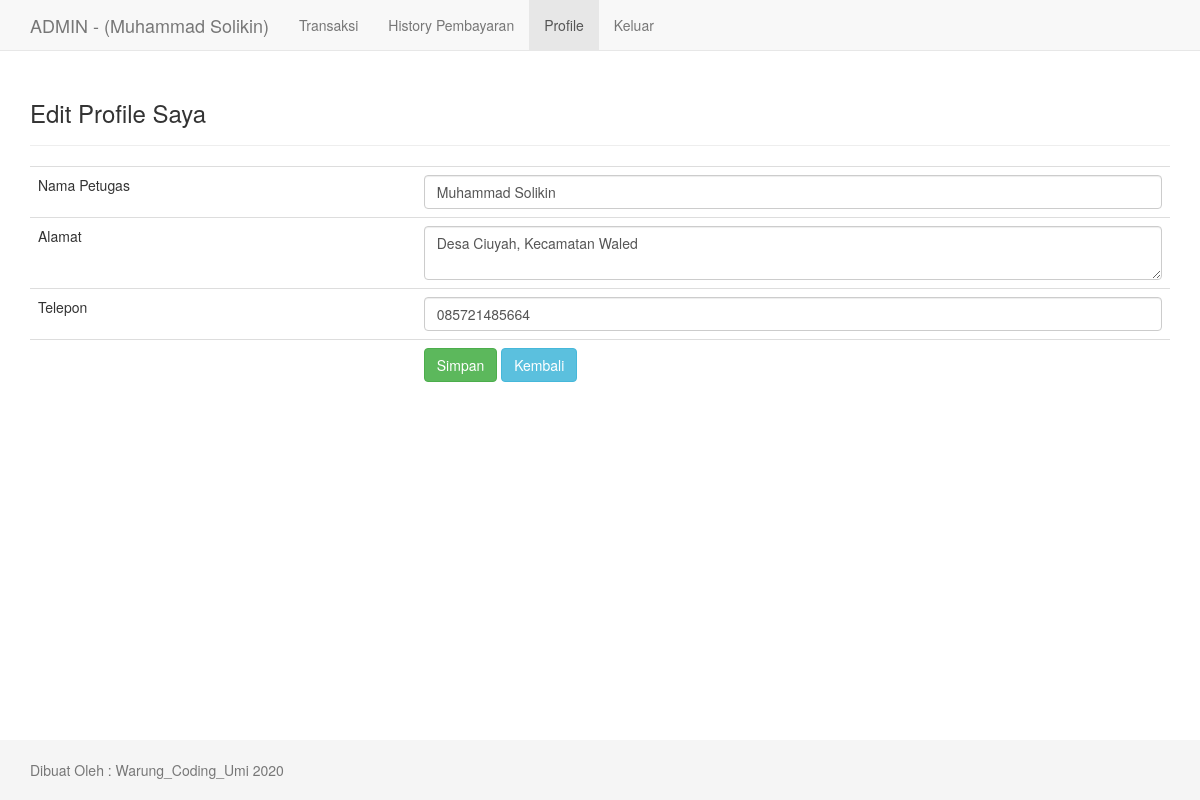
Page /petugas/edit_profile.php (signed in) on the committed database.
### tables this page shows
CREATE TABLE `tb_petugas` (
  `id_petugas` int(11) NOT NULL,
  `username` varchar(35) NOT NULL,
  `password` varchar(50) NOT NULL,
  `nama_petugas` varchar(35) NOT NULL,
  `alamat` varchar(100) NOT NULL,
  `telepon` varchar(15) NOT NULL,
  `level` enum('admin','petugas') NOT NULL
);

### petugas/edit_profile.php (the view, shortened to what this page needs)
<?php
    include "../inc/koneksi.php";
    $qprofil = mysqli_query($konek, "SELECT * FROM tb_petugas WHERE id_petugas='$_SESSION[id]'");
    $profil = mysqli_fetch_array($qprofil);
?>
<!DOCTYPE html>
<html lang="en">
<head>
    <link href="./../assets/css/bootstrap.min.css" rel="stylesheet">
    <link href="./../assets/style.css" rel="stylesheet">
</head>
<body>
     <nav class="navbar navbar-default navbar-fixed-top">
      <div class="container">
        <div class="navbar-header">
          <a class="navbar-brand" href="index.php">ADMIN - (<?php echo $profil['nama_petugas']; ?>)</a>
        </div>
        <div id="navbar" class="collapse navbar-collapse">
          <ul class="nav navbar-nav">
            <li><a href="transaksi.php">Transaksi</a></li>
            <li><a href="riwayat.php">History Pembayaran</a></li>
            <li class="active"><a href="profile.php">Profile</a></li>
            <li><a href="../inc/logout.php">Keluar</a></li>
          </ul>
        </div>
      </div>
    </nav>
    <div class="container">
        <div class="page-header">
            <h3>Edit Profile Saya</h3>
        </div>
        <form action="" method="post">
            <table class="table">
                <tr>
                    <td>Nama Petugas</td>
                    <td><input class="form-control" type="text" name="nama" value="<?php echo $profil['nama_petugas']; ?>"></td>
                </tr>
                <tr>
                    <td>Alamat</td>
                    <td><textarea class="form-control" name="alamat"><?php echo $profil['alamat']; ?></textarea></td>
                </tr>
                <tr>
                    <td>Telepon</td>
                    <td><input class="form-control" type="number" name="telp" value="<?php echo $profil['telepon']; ?>"></td>
                </tr>
                <tr>
                    <td></td>
                    <td>
                    <input class="btn btn-success" type="submit" value="Simpan">
                        <a class="btn btn-info" href="profile.php">Kembali</a>
                    </td>
                </tr>
            </table>
        </form>
    </div>
<?php include "footer.php"; ?>

### assets/style.css (style rules this page uses)
html { position: relative; min-height: 100%; }
body { margin-bottom: 60px; }
body > .container { padding: 60px 15px 0; }

### rows in the picture
tb_petugas: nama_petugas "Muhammad Solikin", nama "Muhammad Solikin", alamat "Desa Ciuyah, Kecamatan Waled", telp "085721485664"
